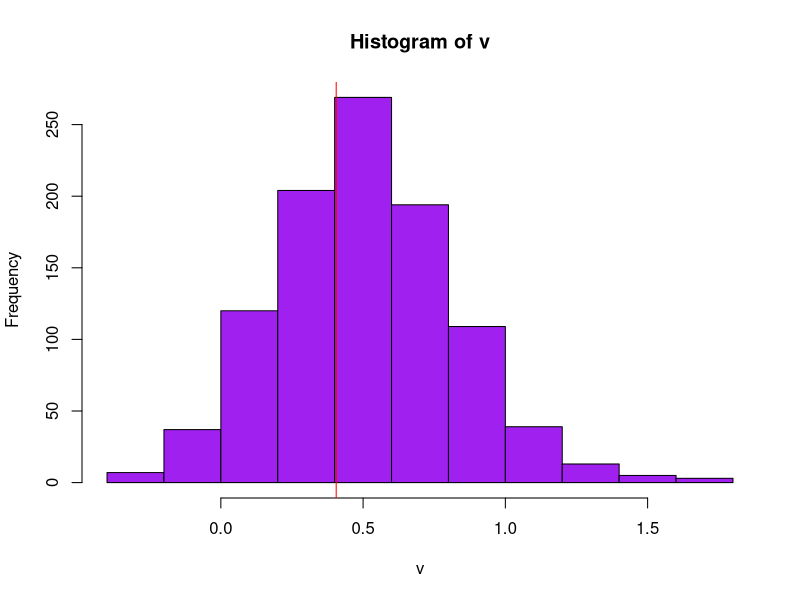
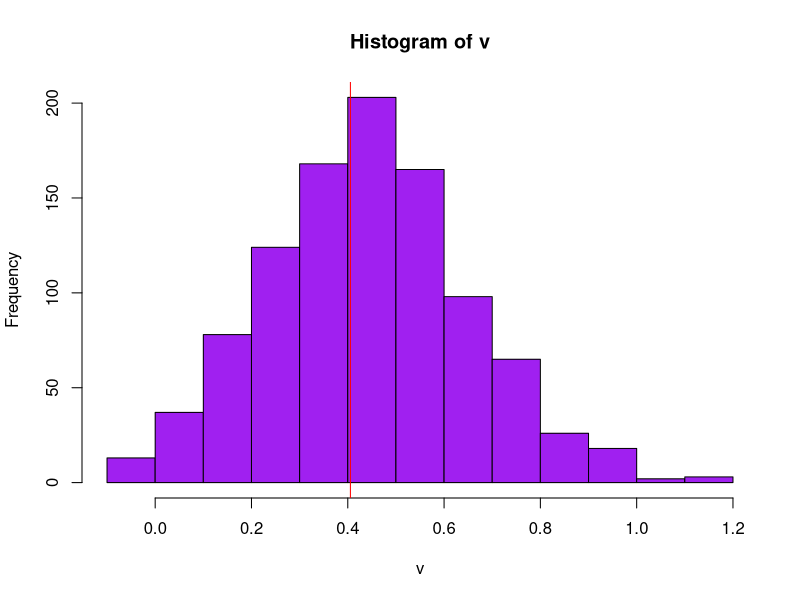
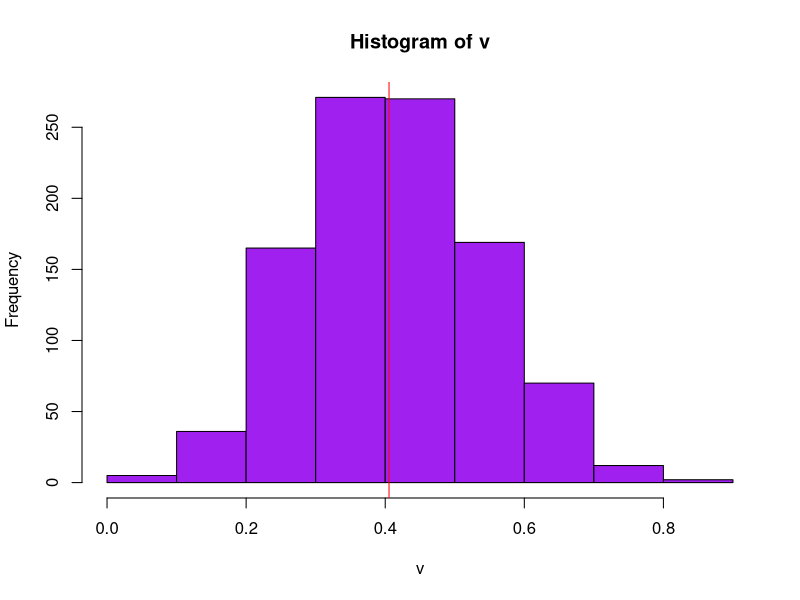

Reproduce these figures in R, in order.
#Question2
Question2<-function(n,sim_size,alpha,sigma)
{
  LogLikeFunc=function(data,para)
  {
    l =sum(dgamma(data,shape = para[1],scale = para[2],log=T))
    return(-l)
  }
  MyMLE=function(data){
    s=var(data)/mean(data)
    a=mean(data)/s
    initial=c(a,s)
    fit=optim(initial,LogLikeFunc,data=data)
    return(log(fit$par[1]))
  }
  v=c()
  for(i in 1:sim_size){
    x=rgamma(n=n,shape = alpha,scale=sigma)
    v=append(v,MyMLE(x),after = length(v))
  }
  hist(v,col="purple")
  abline(v=log(1.5),col="red")
  q=quantile(v,probs = c(2.5,97.5)/100)
  r=as.data.frame(q)
  d=r$q[2]-r$q[1]
  print('gap between 2.5 and 97.5 percentile points')
  d
}
Question2(20,1000,1.5,2.2)
Question2(40,1000,1.5,2.2)
Question2(100,1000,1.5,2.2)

